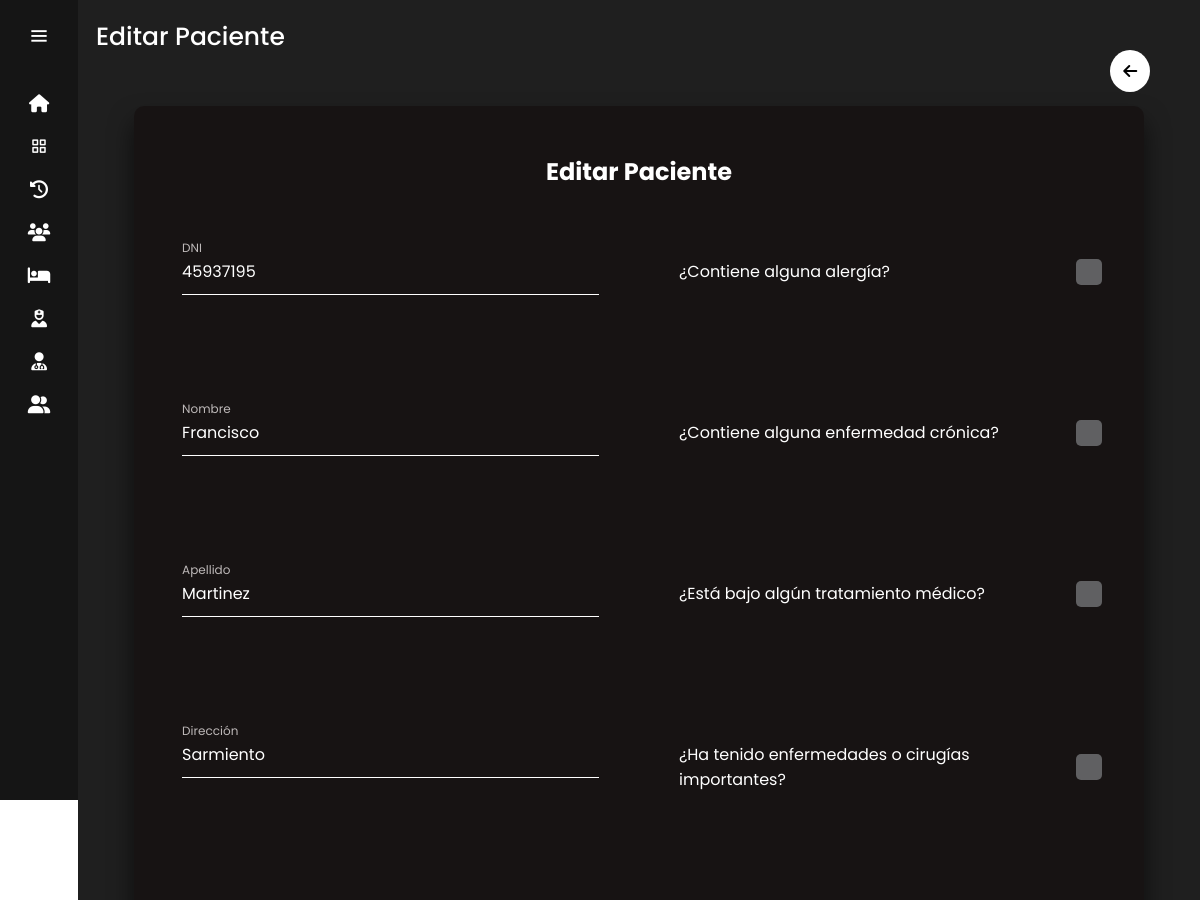
Before: /editar_paciente/2/ (signed in, upper part) with the older database file.
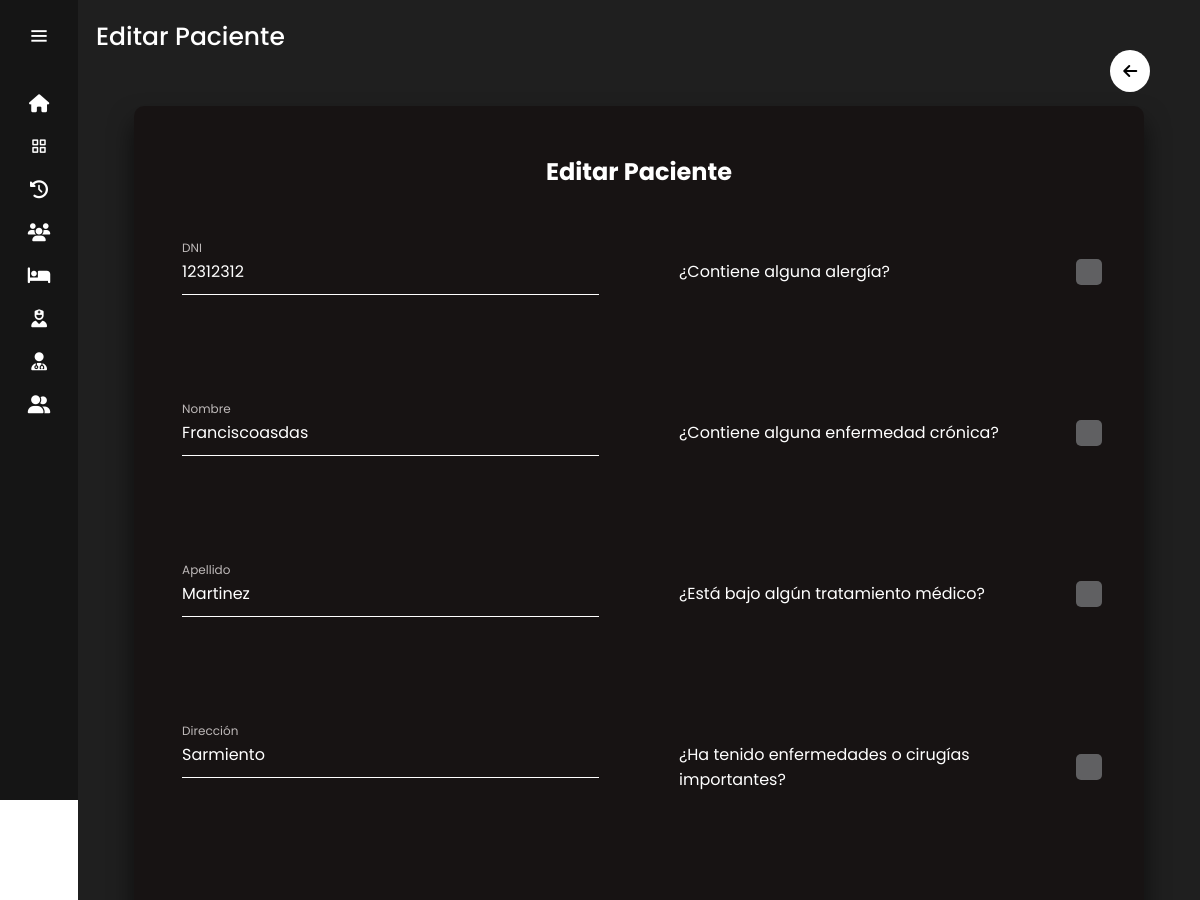
After: the same page with the newer database file.
### sitio/models.py (models this page shows)
class Paciente(models.Model):
    DNI = models.CharField(max_length=8)
    nombre = models.CharField(max_length=255)
    apellido = models.CharField(max_length=255)
    direccion = models.TextField()
    email = models.EmailField()
    obra_social=models.CharField(max_length=30)
    fecha_nacimiento=models.DateField(null=True)
    genero=models.CharField(max_length=12, default='masculino')
    telefono = models.CharField(max_length=12)  # Puedes ajustar el patrón de validación según tu necesidad
    alergia = models.CharField(max_length=255, blank=True, null=True, default='No')
    enfermedad_cronica = models.CharField(max_length=255, blank=True, null=True, default='No')
    tratamiento_medico = models.CharField(max_length=255, blank=True, null=True, default='No')
    enfermedades_o_cirugias = models.TextField(blank=True, null=True, default='No')
    enfermero=models.ForeignKey(Enfermeros,on_delete=models.CASCADE)
    internado=models.CharField(max_length=2, default='No')
    sala=models.ForeignKey(Salas,on_delete=models.CASCADE)

### sitio/views.py (the view, shortened to what this page needs)
# urls.py: path('editar_paciente/<int:paciente_id>/',login_required(views.editar_paciente),name='editar_paciente'),
def editar_paciente (request,paciente_id):
    paciente = get_object_or_404(Paciente, id=paciente_id)
    enferme = Enfermeros.objects.all()
    sala= Salas.objects.all()
    valores = {'sala': sala, 'enfermeros': enferme, 'paciente': paciente}
    return render(request, 'editar_paciente.html',valores)

### sitio/templates/editar_paciente.html (shortened to what this page needs)
{% extends 'layouts/nav.html' %}
{% load static %}
{% block content %}
<head>
    <link rel="stylesheet" href="{% static '/styles/agregar_editar_pacientes_styles.css' %}">
</head>
    <div class="text">Editar Paciente</div>
    <div class="btn_volver">
        <a href="javascript:history.back(-1)"><i class="fa-solid fa-arrow-left"></i></a>
    </div>
    <div class="container_agregar_paciente">
        <form class="form_agregar_paciente" action="" method="post">
            <h2 class="tit_form_agregar_paciente">Editar Paciente</h2>
            <div class="user-box">
                <input type="text" value="{{ paciente.DNI }}" maxlength="8" name="dni" required id="dni">
                <label class="label_input">DNI</label>
            </div>
            <div class="checkbox_dropdowns">
                <div class="txt_chk_dropdown">
                    <label class="label_fijo">¿Contiene alguna alergía?</label>
                    <label class="checkbox_dropdown_container">
                        <div class="chk_dropdown"></div>
                    </label>
                </div>
            </div>
            <div class="user-box">
                <input type="text" value="{{ paciente.nombre }}" name="nombre" maxlength="50" required id="nombreInput">
                <label class="label_input">Nombre</label>
            </div>
            <div class="checkbox_dropdowns">
                <div class="txt_chk_dropdown">
                    <label class="label_fijo">¿Contiene alguna enfermedad crónica?</label>
                    <label class="checkbox_dropdown_container">
                        <div class="chk_dropdown"></div>
                    </label>
                </div>
            </div>
            <div class="user-box">
                <input type="text" value="{{ paciente.apellido }}" name="apellido" required id="apellidoInput" maxlength="50">
                <label class="label_input">Apellido</label>
            </div>
            <div class="checkbox_dropdowns">
                <div class="txt_chk_dropdown">
                    <label class="label_fijo">¿Está bajo algún tratamiento médico?</label>
                    <label class="checkbox_dropdown_container">
                        <div class="chk_dropdown"></div>
                    </label>
                </div>
            </div>
            <div class="user-box">
                <input type="textarea" name="direccion" value="{{ paciente.direccion }}" required id="direccionInput" maxlength="200">
                <label class="label_input">Dirección</label>
            </div>
            <div class="checkbox_dropdowns">
                <div class="txt_chk_dropdown">
                    <label class="label_fijo">¿Ha tenido enfermedades o cirugías importantes?</label>
                    <label class="checkbox_dropdown_container">
                        <div class="chk_dropdown"></div>
                    </label>
                </div>
            </div>
        </form>
    </div>
{% endblock %}

Changed rows visible on the page:
changed Paciente "Martinez": dni "45937195" → "12312312"; nombre "Francisco" → "Franciscoasdas"
